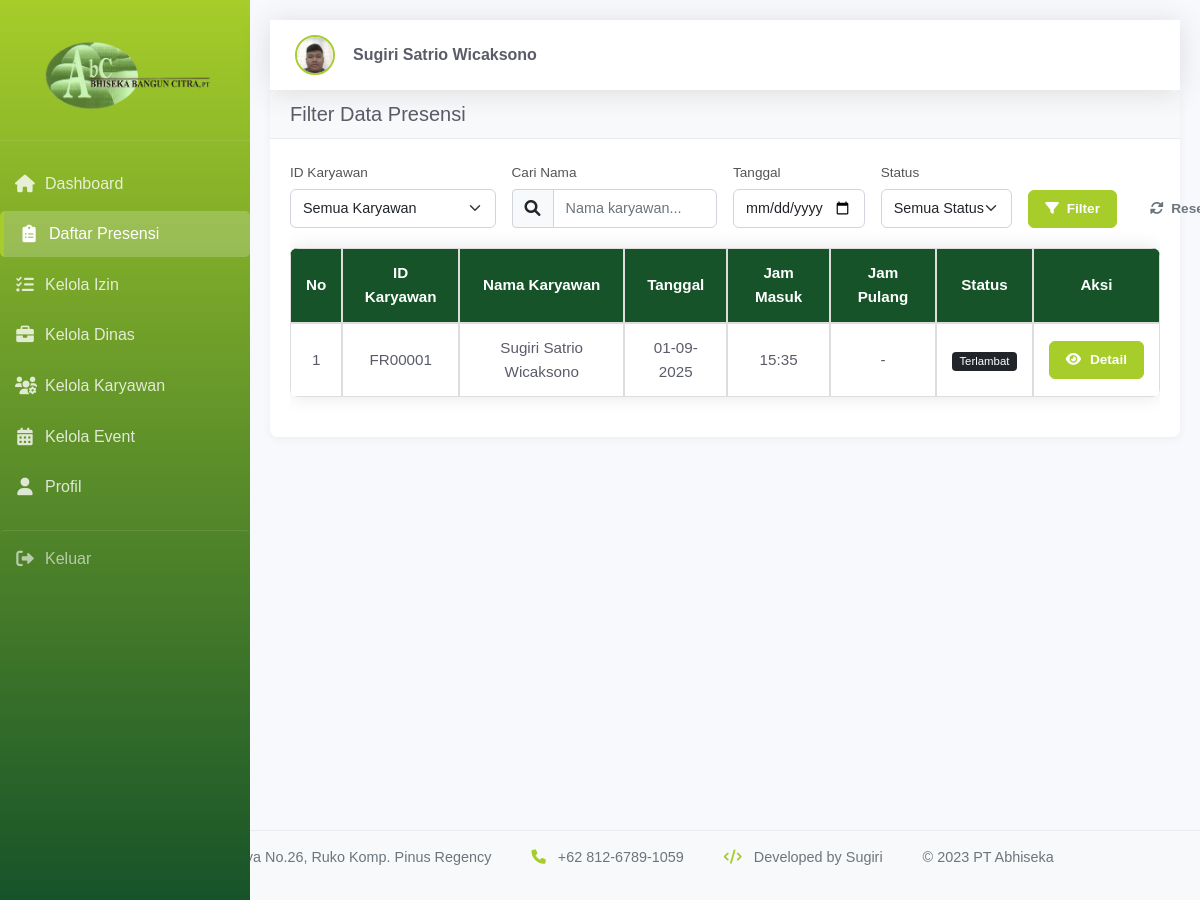
Page /frontend/daftar_presensi.php (signed in) on the committed database.
### tables this page shows
CREATE TABLE `pengguna` (
  `id_user` varchar(20) NOT NULL,
  `username` varchar(50) NOT NULL,
  `password` varchar(255) NOT NULL,
  `nama_lengkap` varchar(60) NOT NULL,
  `email` varchar(50) NOT NULL,
  `peran` enum('superadmin','admin','karyawan') NOT NULL DEFAULT 'karyawan',
  `uid` varchar(255) DEFAULT NULL,
  `foto_path` varchar(255) DEFAULT NULL,
  `data_wajah` text DEFAULT NULL COMMENT 'Data wajah untuk face recognition',
  `dibuat_pada` timestamp NOT NULL DEFAULT current_timestamp(),
  `diperbarui_pada` timestamp NOT NULL DEFAULT current_timestamp() ON UPDATE current_timestamp(),
  `status` enum('aktif','nonaktif') DEFAULT 'aktif',
  `verif` int(4) NOT NULL
);

CREATE TABLE `presensi` (
  `id_presensi` int(11) NOT NULL,
  `id_user` varchar(20) NOT NULL,
  `uid` varchar(255) NOT NULL,
  `tanggal_presensi` date NOT NULL,
  `jam_masuk` time DEFAULT NULL,
  `jam_pulang` time DEFAULT NULL,
  `status_kehadiran` enum('Hadir','Terlambat','Cuti','Sakit','Tidak Hadir','Libur','Izin') NOT NULL
);

### frontend/daftar_presensi.php (the view, shortened to what this page needs)
<?php
require 'config.php';
$peran = $_SESSION['peran'];
$id_user = $_SESSION['id_user'];
$filter_nama = isset($_GET['filter_nama']) ? $_GET['filter_nama'] : '';
$filter_tanggal = isset($_GET['filter_tanggal']) ? $_GET['filter_tanggal'] : '';
$filter_status = isset($_GET['filter_status']) ? $_GET['filter_status'] : '';
$query = "SELECT p.*, u.nama_lengkap, u.id_user
          FROM presensi p
          JOIN pengguna u ON p.id_user = u.id_user
          WHERE 1=1";
$params = [];
$query .= " ORDER BY p.tanggal_presensi DESC, p.id_presensi DESC";
$stmt = $pdo->prepare($query);
$stmt->execute($params);
$presensi_data = $stmt->fetchAll(PDO::FETCH_ASSOC);
$stmt_user = $pdo->prepare("SELECT * FROM pengguna WHERE id_user = ?");
$stmt_user->execute([$id_user]);
$user = $stmt_user->fetch(PDO::FETCH_ASSOC);
$foto_path = !empty($user['foto_path']) ? $user['foto_path'] : '../images/default-profile.jpg';
?>
<!DOCTYPE html>
<html lang="id">
<head>
    <link rel="stylesheet" href="https://cdnjs.cloudflare.com/ajax/libs/font-awesome/6.0.0/css/all.min.css">
    <link href="https://cdn.jsdelivr.net/npm/bootstrap@5.1.3/dist/css/bootstrap.min.css" rel="stylesheet">
    <link rel="stylesheet" href="../css/style.css">
</head>
<body>
    <div class="dashboard-fluid">
        <div class="col-md-3 col-lg-2 sidebar">
            <div class="sidebar-header">
                <img src="../images/Abhiseka.png" alt="Logo Perusahaan" class="heading-image">
            </div>
            <nav class="sidebar-nav">
                <a href="dashboard.php" class="nav-link">
                    <i class="fas fa-home"></i>
                    <span>Dashboard</span>
                </a>
                <?php if ($peran == 'admin' || $peran == 'superadmin'): ?>
                    <a href="daftar_presensi.php" class="nav-link active">
                        <i class="fas fa-clipboard-list"></i>
                        <span>Daftar Presensi</span>
                    </a>
                    <a href="kelola_izin.php" class="nav-link">
                        <i class="fas fa-tasks"></i>
                        <span>Kelola Izin</span>
                    </a>
                    <a href="kelola_dinas.php" class="nav-link">
                        <i class="fas fa-briefcase"></i>
                        <span>Kelola Dinas</span>
                    </a>
                <?php endif; ?>
                <?php if ($peran == 'superadmin'): ?>
                    <a href="kelola_karyawan.php" class="nav-link">
                        <i class="fas fa-users-cog"></i>
                        <span>Kelola Karyawan</span>
                    </a>
                    <a href="kelola_event.php" class="nav-link">
                        <i class="fas fa-calendar-alt"></i>
                        <span>Kelola Event</span>
                    </a>
                <?php endif; ?>
                <a href="profil.php" class="nav-link">
                    <i class="fas fa-user"></i>
                    <span>Profil</span>
                </a>
                <a href="logout.php" class="nav-link logout-btn">
                    <i class="fas fa-sign-out-alt"></i>
                    <span>Keluar</span>
                </a>
            </nav>
        </div>
        <div class="main-content">
            <nav class="navbar">
                <div class="navbar-user">
                    <img src="<?= $foto_path ?>" alt="User" class="rounded-circle me-2" width="40" height="40">
                    <span><?php echo $_SESSION['nama_lengkap']; ?></span>
                </div>
            </nav>
<div class="kelola-izin-container">
    <div class="card mb-4">
        <div class="card-header bg-light">
            <h5 class="mb-0">Filter Data Presensi</h5>
        </div>
        <div class="card-body">
            <form method="GET" class="row g-3">
                <div class="col-md-3">
                    <label for="filter_id" class="form-label">ID Karyawan</label>
                    <select name="filter_id" id="filter_id" class="form-select">
                        <option value="">Semua Karyawan</option>
                    </select>
                </div>
                <div class="col-md-3">
                    <label for="filter_nama" class="form-label">Cari Nama</label>
                    <div class="input-group">
                        <span class="input-group-text"><i class="fas fa-search"></i></span>
                        <input type="text" name="filter_nama" id="filter_nama" class="form-control"
                               placeholder="Nama karyawan..." value="<?= htmlspecialchars($filter_nama) ?>">
                    </div>
                </div>
                <div class="col-md-2">
                    <label for="filter_tanggal" class="form-label">Tanggal</label>
                    <input type="date" name="filter_tanggal" id="filter_tanggal" class="form-control"
                           value="<?= htmlspecialchars($filter_tanggal) ?>">
                </div>
                <div class="col-md-2">
                    <label for="filter_status" class="form-label">Status</label>
                    <select name="filter_status" id="filter_status" class="form-select">
                        <option value="semua" <?= $filter_status == 'semua' ? 'selected' : '' ?>>Semua Status</option>
                    </select>
                </div>
                <div class="col-md-2 d-flex align-items-end">
                    <div class="d-grid gap-2 d-md-flex">
                        <button type="submit" class="btn btn-primary me-md-2">
                            <i class="fas fa-filter me-1"></i> Filter
                        </button>
                        <a href="daftar_presensi.php" class="btn btn-outline-secondary">
                            <i class="fas fa-sync-alt me-1"></i> Reset
                        </a>
                    </div>
                </div>
            </form>
                   <div class="card-body p-0">
                        <div class="table-responsive">
                            <table class="modern-table">
                                <thead class="table-light">
                            <tr>
                                <th>No</th>
                                <th>ID Karyawan</th>
                                <th>Nama Karyawan</th>
                                <th>Tanggal</th>
                                <th>Jam Masuk</th>
                                <th>Jam Pulang</th>
                                <th>Status</th>
                                <th>Aksi</th>
                            </tr>
                        </thead>
                        <tbody>
                            <?php if (count($presensi_data) > 0): ?>
                                <?php foreach ($presensi_data as $index => $row): ?>
                                    <tr>
                                        <td><?= $index + 1 ?></td>
                                        <td><?= htmlspecialchars($row['id_user']) ?></td>
                                        <td><?= htmlspecialchars($row['nama_lengkap']) ?></td>
                                        <td><?= date('d-m-Y', strtotime($row['tanggal_presensi'])) ?></td>
                                        <td><?= $row['jam_masuk'] ? date('H:i', strtotime($row['jam_masuk'])) : '-' ?></td>
                                        <td><?= $row['jam_pulang'] ? date('H:i', strtotime($row['jam_pulang'])) : '-' ?></td>
                                        <td>
                                            <?php
                                            $badge_class = '';
                                            switch ($row['status_kehadiran']) {
                                                default:
                                                    $badge_class = 'bg-dark';
                                            }
                                            ?>
                                            <span class="badge <?= $badge_class ?>"><?= ucfirst($row['status_kehadiran']) ?></span>
                                        </td>
                                        <td>
                                            <button class="btn btn-sm btn-primary" data-bs-toggle="modal" data-bs-target="#detailModal<?= $row['id_presensi'] ?>">
                                                <i class="fas fa-eye"></i> Detail
                                            </button>
                                        </td>
                                    </tr>
                                <?php endforeach; ?>
                            <?php else: ?>
                                <tr>
                                    <td colspan="8" class="text-center">Tidak ada data presensi ditemukan</td>
                                </tr>
                            <?php endif; ?>
                        </tbody>
                    </table>
                </div>
            </div>
        </div>
    </div>
</div>
</div>
    <footer class="flat-footer">
        <div class="footer-content">
            <div class="footer-section">
                <p><i class="fas fa-map-marker-alt"></i> Jl. Pinus Raya No.26, Ruko Komp. Pinus Regency</p>
            </div>
            <div class="footer-section">
                <p><i class="fas fa-phone"></i> +62 812-6789-1059</p>
            </div>
            <div class="footer-section">
                <p><i class="fas fa-code"></i> Developed by Sugiri</p>
            </div>
            <div class="footer-section">
                <p>&copy; 2023 PT Abhiseka</p>
            </div>
        </div>
    </footer>
</body>
</html>

### frontend/daftar_presensi.php (style rules this page uses)
:root { --primary-color: #a6cd29; --primary-dark: #165329; --secondary-color: #f8f9fc; --success-color: #1cc88a; --danger-color: #e74a3b; --warning-color: #f6c23e; --info-color: #36b9cc; --dark-color: #5a5c69; --light-color: #f8f9fc; --border-color: #e3e6f0; }
.btn-primary { background-color: var(--primary-color); border-color: var(--primary-color); }

### rows in the picture
pengguna: foto_path (picture)
presensi: id_user.id_user "FR00001", id_user.nama_lengkap "Sugiri Satrio Wicaksono", tanggal_presensi "01-09-2025", jam_masuk "15:35", status_kehadiran "Terlambat"

### other values in the picture
$_SESSION['nama_lengkap'] "Sugiri Satrio Wicaksono"
